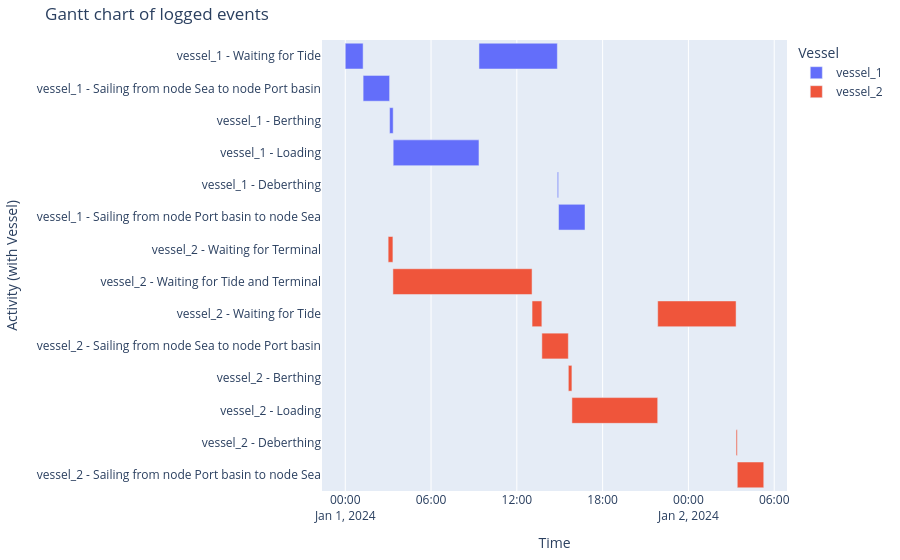

Source (notebook cell):
### Markdown cell above
##### Vessel processes
And the Gantt chart

### Code cell
df_eventtable = logbook2eventtable([vessel_1, vessel_2])
generate_vessel_gantt_chart(df_eventtable)

### Figure 1 — Plotly figure (JSON) as saved in the notebook; plotly's stock layout.template omitted (floating-point values rounded to 4 significant figures)
{"data": [{"base": ["2024-01-01T00:00:00.000000", "2024-01-01T01:15:00.000000", "2024-01-01T03:06:07.000000", "2024-01-01T03:21:07.000000", "2024-01-01T09:21:07.000000", "2024-01-01T14:50:00.000000", "2024-01-01T14:55:00.000000"], "hovertemplate": "object name=vessel_1<br>start time=%{base}<br>stop time=%{x}<br>activity label=%{y}<extra></extra>", "legendgroup": "vessel_1", "marker": {"color": "#636efa", "pattern": {"shape": ""}}, "name": "vessel_1", "orientation": "h", "showlegend": true, "textposition": "auto", "type": "bar", "x": [4500000, 6667000, 900000, 21600000, 19733000, 300000, 6667000], "xaxis": "x", "y": ["vessel_1 - Waiting for Tide", "vessel_1 - Sailing from node Sea to node Port basin", "vessel_1 - Berthing", "vessel_1 - Loading", "vessel_1 - Waiting for Tide", "vessel_1 - Deberthing", "vessel_1 - Sailing from node Port basin to node Sea"], "yaxis": "y"}, {"base": ["2024-01-01T03:00:00.000000", "2024-01-01T03:20:00.000000", "2024-01-01T13:03:53.000000", "2024-01-01T13:45:00.000000", "2024-01-01T15:36:07.000000", "2024-01-01T15:51:07.000000", "2024-01-01T21:51:07.000000", "2024-01-02T03:20:00.000000", "2024-01-02T03:25:00.000000"], "hovertemplate": "object name=vessel_2<br>start time=%{base}<br>stop time=%{x}<br>activity label=%{y}<extra></extra>", "legendgroup": "vessel_2", "marker": {"color": "#EF553B", "pattern": {"shape": ""}}, "name": "vessel_2", "orientation": "h", "showlegend": true, "textposition": "auto", "type": "bar", "x": [1200000, 35033000, 2467000, 6667000, 900000, 21600000, 19733000, 300000, 6667000], "xaxis": "x", "y": ["vessel_2 - Waiting for Terminal", "vessel_2 - Waiting for Tide and Terminal", "vessel_2 - Waiting for Tide", "vessel_2 - Sailing from node Sea to node Port basin", "vessel_2 - Berthing", "vessel_2 - Loading", "vessel_2 - Waiting for Tide", "vessel_2 - Deberthing", "vessel_2 - Sailing from node Port basin to node Sea"], "yaxis": "y"}], "layout": {"barmode": "overlay", "legend": {"title": {"text": "Vessel"}, "tracegroupgap": 0}, "margin": {"b": 20, "l": 20, "r": 20, "t": 40}, "title": {"text": "Gantt chart of logged events"}, "xaxis": {"anchor": "y", "domain": [0, 1], "title": {"text": "Time"}, "type": "date"}, "yaxis": {"anchor": "x", "autorange": "reversed", "domain": [0, 1], "title": {"text": "Activity (with Vessel)"}}}}
